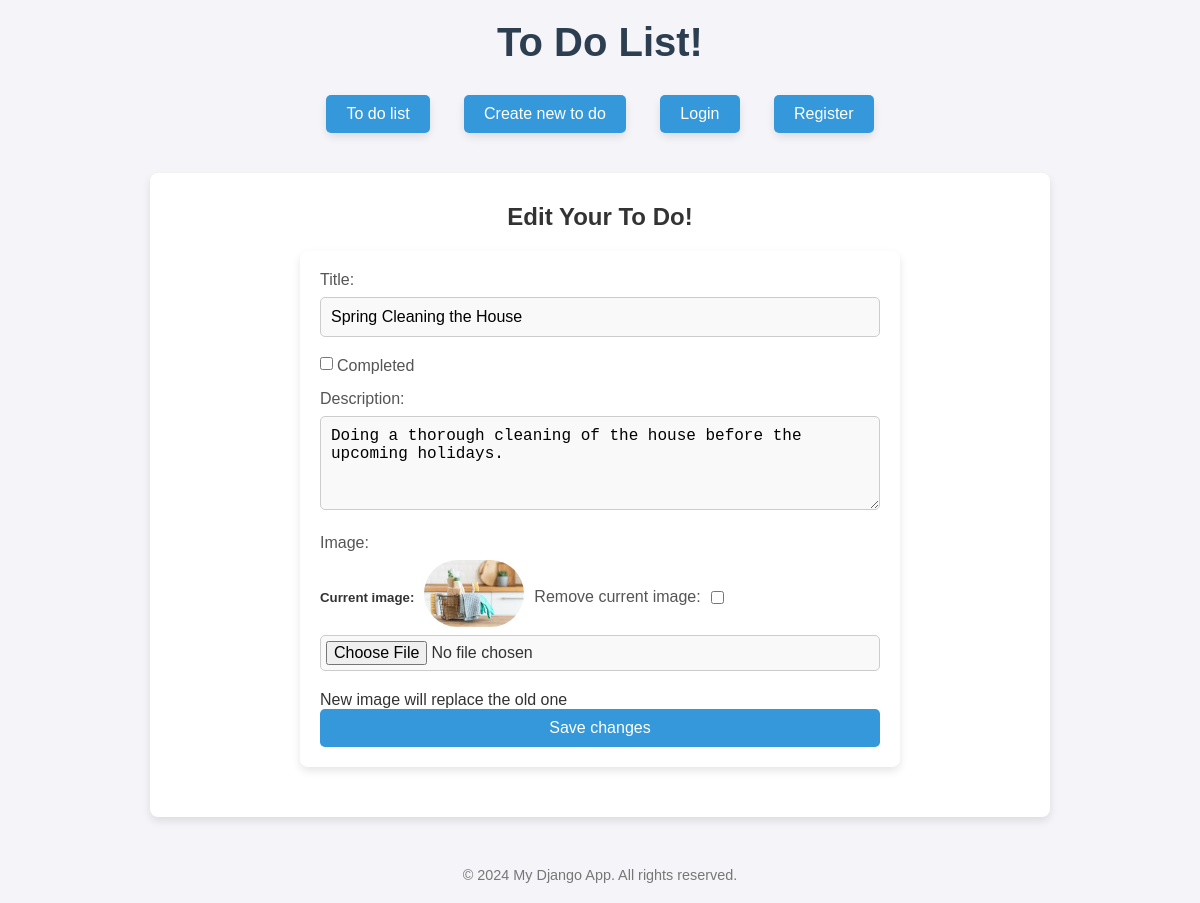
/todo/edit/63/, run on an earlier commit of the app's database.
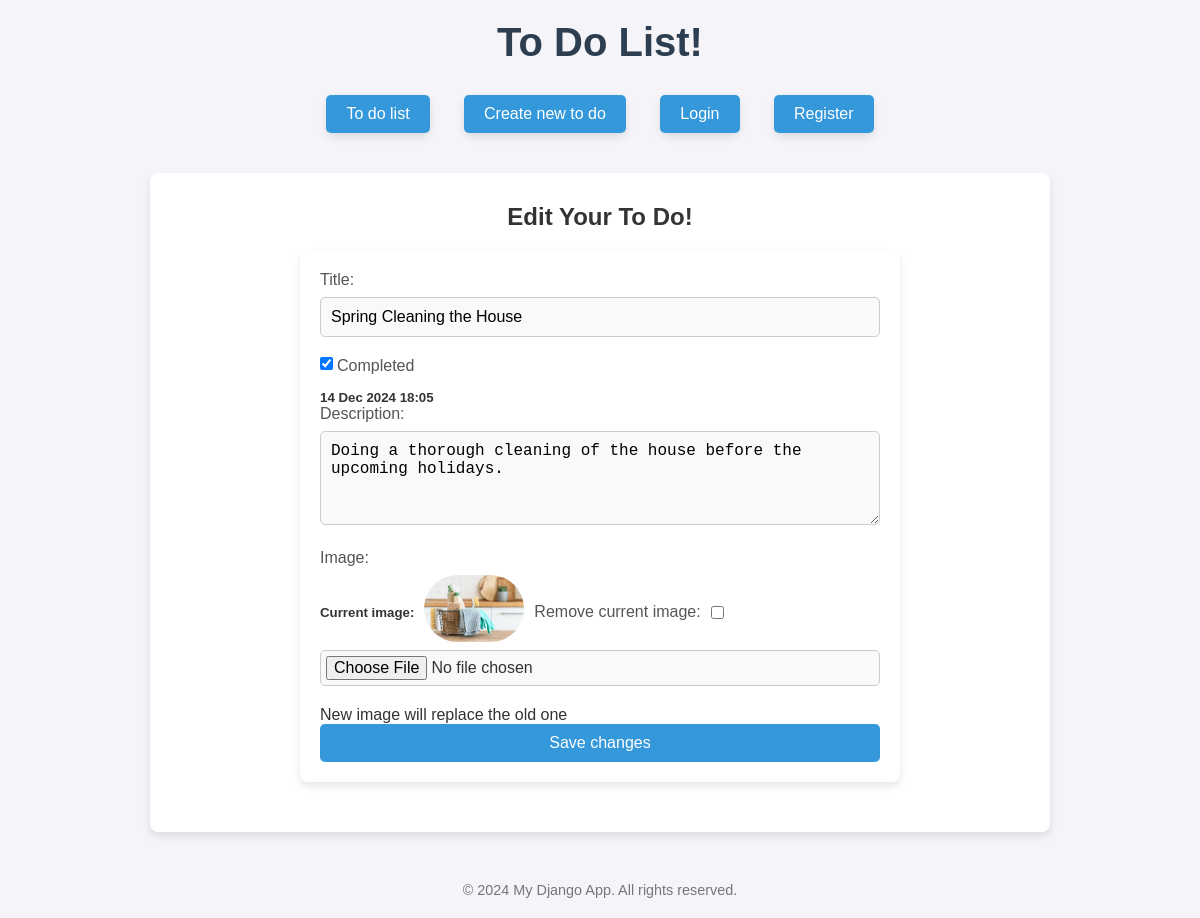
And on a later commit of the database.
### toDos/models.py (models this page shows, shortened)
class ToDo(models.Model):
    title = models.CharField(max_length=250)
    text = models.TextField()
    creation_date = models.DateTimeField(auto_now_add=True)
    completion = models.BooleanField(default=False)
    completion_date = models.DateTimeField(blank = True, null=True)
    image = models.ImageField(upload_to='images/', blank ='True', null=True)
    author = models.ForeignKey(User, on_delete=models.CASCADE, related_name= 'to_dos', blank ='True', null=True)

### toDos/views.py (the view)
# urls.py: path('todo/edit/<int:todo_id>/' , views.edit_todo_view, name = 'edit'),
def edit_todo_view(request, todo_id):
    to_do =get_object_or_404(ToDo, id = todo_id)
    return render(request, 'edit.html' ,{"todo": to_do})

### toDos/templates/edit.html (shortened to what this page needs)
{% extends 'base.html'%}
{% block content %}
<h2>Edit Your To Do!</h2>
<form action="{% url 'save_edits' todo.id%}" method="post" enctype="multipart/form-data">
    <label for="title">Title:</label>
        <input type="text" id="title" name="title" placeholder="Title" required value = "{{todo.title}}">
        <div class = "completed-div">
            <input type="checkbox" name ="completed" class = "todo-comletion" {%if todo.completion %}checked {% endif %} data-id="{{todo.id}}" data-url = "{% url 'toggle_todo' todo.id %}">
            <label for = "completed" >Completed</label>
        </div>
        <h5 id="completion-date-{{todo.id}}" {% if not todo.completion%} hidden {% endif %}>{{todo.completion_date | date:"j M Y G:i"}}</h5>
        <label for="text">Description:</label>
        <textarea id="text" name="text" rows="4" placeholder="Description" required>{{todo.text}}</textarea>
        <label for="image">Image:</label>
        {% if todo.image %}
            <div class="image-edit-div">
                <h5>Current image:</h5>
                <img src = "{{todo.image.url}}" alt ="Current image" style = "max-width: 100px; max-height: 100px;">
                <div class="image-edit-div">
                    <label for="remove_image">Remove current image:</label>
                    <input type="checkbox" id="remove_image" name = "remove_image">
                </div>
            </div>
        {% endif %}
        <input type="file" id="image" name="image" accept="image/*">
        <p>New image will replace the old one</p>
        <button type = 'submit'>Save changes</button>
</form>
{%endblock content%}

What changed in the data, as far as the page shows it:
changed ToDo "Spring Cleaning the House": completion "☐" → "☑"; completion_date (not shown) → "14 Dec 2024 18:05"
